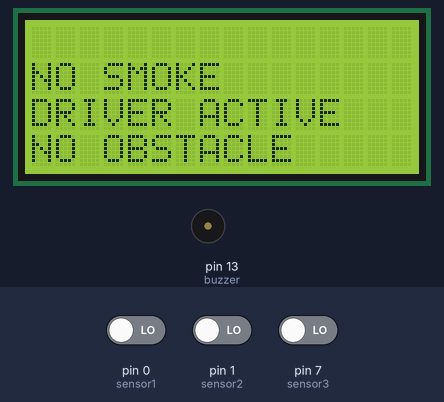
Simulated run of this sketch. Board: Arduino Uno, built with avr-gcc and run on an emulated ATmega328P. Parts: 16×4 character LCD, buzzer (waves = sounding, pin HIGH). The test bench sets the inputs (shaded band); at power-on: pin 0 (sensor1) LOW, pin 1 (sensor2) LOW, pin 7 (sensor3) LOW.

Above: at 1.6 s.
1.7 s: pin 0 (sensor1) driven HIGH
At 2.6 s:
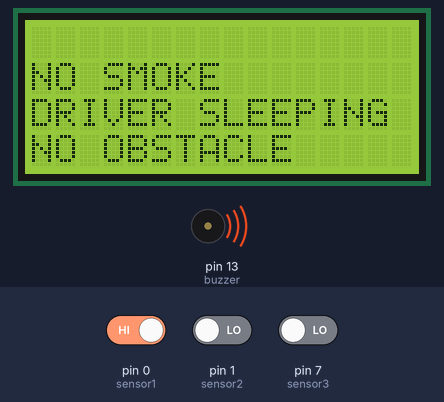
3.2 s: pin 1 (sensor2) driven HIGH
At 3.7 s:
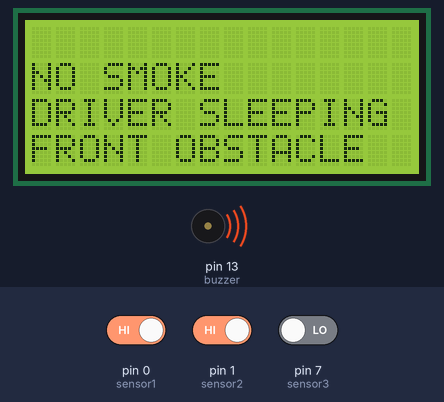
4.7 s: pin 7 (sensor3) driven HIGH
At 5.9 s:
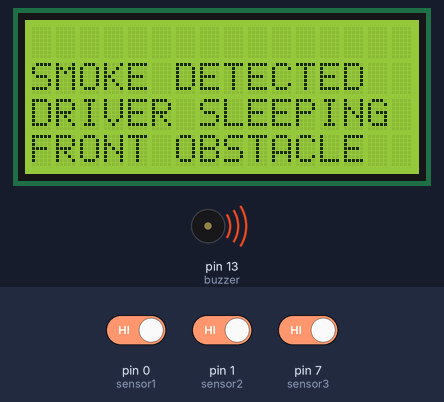
6.2 s: pin 0 (sensor1) driven LOW
At 7.3 s:
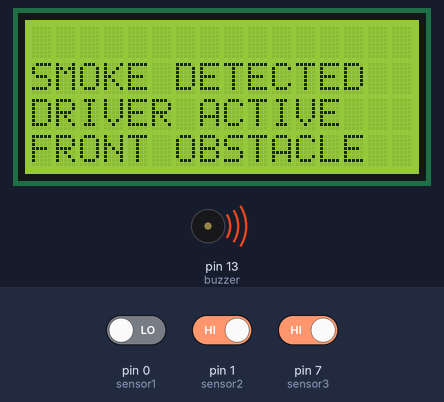
7.7 s: pin 1 (sensor2) driven LOW
At 8.2 s:
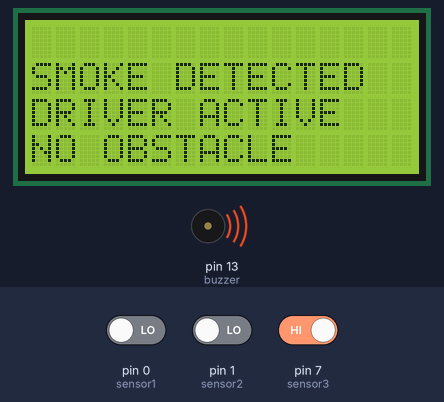
9.2 s: pin 0 (sensor1) driven HIGH
At 10.6 s:
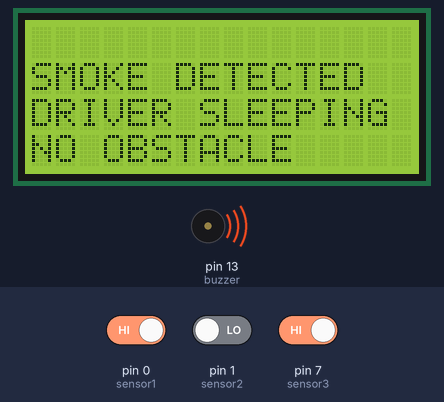
Timing chart, 0 to 11.7 s (numbered marks = the images above; inputs shaded):
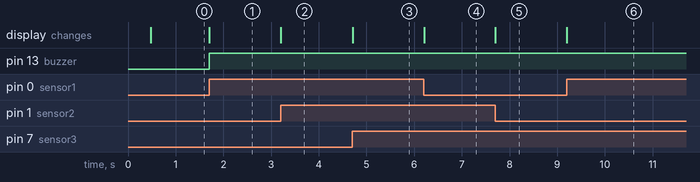

The sketch:

automatic_alarming_system_to_avoid_the_risk_of_accidents.ino
```cpp
#include <LiquidCrystal.h>
const int rs = 12, en = 11, d4 = 5, d5 = 4, d6 = 3, d7 = 2;
LiquidCrystal lcd(rs, en, d4, d5, d6, d7);
int buzzer = 13, sensor1 = 0, sensor2 = 1, sensor3 = 7;
int smoke_status, driver_status, obstacle_status, fault, fault1, fault2, fault3, buzz_status;
void checkSmokeStatus();
void checkDriverStatus();
void checkObstacleStatus();
void buzz();
void displayLcd();

void setup() {
    lcd.begin(16, 4);
    pinMode(sensor1, INPUT);
    pinMode(sensor2, INPUT);
    pinMode(sensor3, INPUT);
    pinMode(buzzer, OUTPUT);
    lcd.setCursor(3, 1);
    lcd.print("WELCOME");
    delay (400);
    lcd.clear();
}

void loop(){
    checkSmokeStatus();
    checkDriverStatus();
    checkObstacleStatus();
}

void checkSmokeStatus(){
    smoke_status = digitalRead(sensor3);
    if(smoke_status == 1){
        fault1 = 1;
        displayLcd(1, "SMOKE DETECTED");
        buzz();
    }
    else if(smoke_status == 0){
        fault1 = 0;
        displayLcd(1, "NO SMOKE      ");
        buzz();
    }
    return;
}

void checkDriverStatus(){
    driver_status = digitalRead(sensor1);
    if(driver_status == 1){
        fault2 = 1;
        displayLcd(2, "DRIVER SLEEPING");
        buzz();
    }
    else if(driver_status == 0){
        fault2 = 0;
        displayLcd(2, "DRIVER ACTIVE  ");
        buzz();
    }
    return;
}

void checkObstacleStatus(){
    obstacle_status = digitalRead(sensor2);
    if(obstacle_status == 1){
        fault3 = 1;
        displayLcd(3, "FRONT OBSTACLE");
        buzz();
    }
    else if(obstacle_status == 0){
        fault3 = 0;
        displayLcd(3, "NO OBSTACLE   ");
        buzz();
    }
    return;
}

void buzz(){
    if(fault1 == 1 or fault2 == 1 or fault3 ==1){
        fault = 1;
    }
    else{
        fault = 0;
        digitalWrite(buzzer, LOW);
    }
    if(fault == 1 && buzz_status == 0){
        digitalWrite(buzzer, HIGH);
    }
    return;
}

void displayLcd(int row, char text[]){
    lcd.setCursor(0, row);
    lcd.print(text);
    return;
}
```

Measured:
- after the input at 1.7 s, pin 13 (buzzer): LOW → HIGH at once; the display: changes at once (image 1)
- after the input at 3.2 s, the display: changes at once (image 2)
- after the input at 4.7 s, the display: changes at once (image 3)
- after the input at 6.2 s, the display: changes at once (image 4)
- after the input at 7.7 s, the display: changes at once (image 5)
- after the input at 9.2 s, the display: changes at once (image 6)
